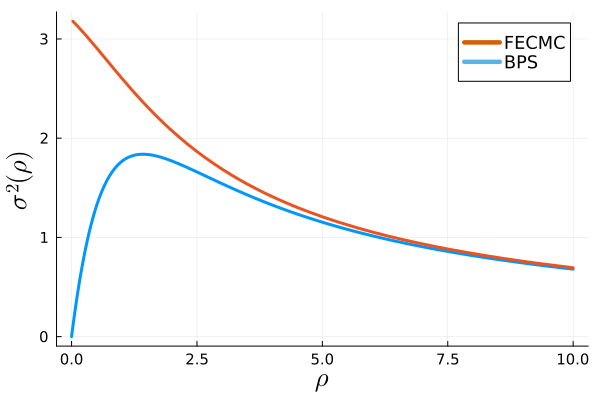

Recreate this plot in Julia.
using Plots, LaTeXStrings, SpecialFunctions
default(palette = palette(:okabe_ito)[[2, 6]])

function Ω(ρ)
  return sqrt(π/2) * ρ * erfcx(ρ/sqrt(2))
end

function σ_FECMC(ρ)
  factor = (ρ^2 - ρ * sqrt(π/2) + Ω(ρ))^2 / (ρ^4 * Ω(ρ) * (2-Ω(ρ)))
  return (1/sqrt(2π)) - (1/sqrt(2π)) * factor
end

function σ_BPS(ρ)
  if abs(ρ) < 1e-8
    return 0.0
  end
  
  Ω_ρ = Ω(ρ)
  Ω_2ρ = Ω(2ρ)
  
  if abs(Ω_2ρ) < 1e-12
    return 0.0
  end
  
  block = (Ω_ρ * (1+ρ^2) - ρ^2)^2 / Ω_2ρ
  factor = ρ^3 - ρ^2 * sqrt(8/π) + ρ - sqrt(8/π) * block
  
  result = factor / ρ^4
  
  if abs(result) < 1e-10
    return 0.0
  end
  
  return result
end

cols = palette(:okabe_ito)[[2, 6]]
c_bps, c_fecmc = cols[1], cols[2]

p = plot(ρ -> 8 * σ_BPS(ρ),
    range(0.0, 10.0, length=1000),
    label="BPS", primary=false, color="#0096FF",
    xlabel=L"\rho", ylabel=L"\sigma^2(\rho)",
    linewidth=3, left_margin=2Plots.mm,
    guidefontsize=18, legendfontsize=12, tickfontsize=10,
    # background_color = "#F0F1EB",
)

plot!(p, ρ -> 8 * σ_FECMC(ρ),
    label="FECMC", primary=false, color="#E95420",
    linewidth=3,
)

plot!(p, [NaN], [NaN], label="FECMC", color=c_fecmc, linewidth=3)
plot!(p, [NaN], [NaN], label="BPS",   color=c_bps,   linewidth=3)

savefig("sigma/fig-1.svg")